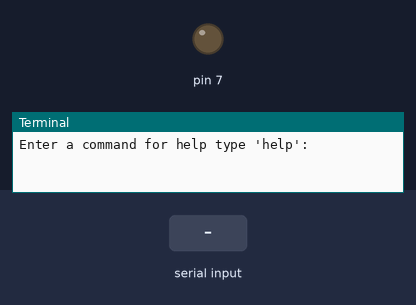
A program run on a simulated Raspberry Pi (header pin numbers). Shown: output pins drawn as LEDs (lit = HIGH), the last lines printed to the terminal. The test bench sets the inputs (shaded band).

Above: at 1.2 s.
1.3 s: "sos" typed at the terminal, then Enter
At 5.6 s:
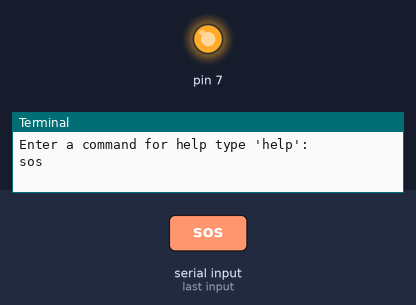
Timing chart, 0 to 10.3 s (numbered marks = the images above; inputs shaded):
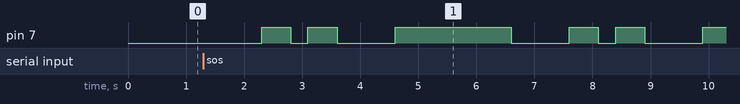

The program:

char.py
```python
import RPi.GPIO as GPIO
import time
import sys

GPIO.setmode(GPIO.BOARD)
GPIO.setup(7,GPIO.OUT)
while True:
	char = raw_input('Enter a command for help type \'help\': ')
	if char == 'sos':
		while True:
			GPIO.output(7,False)
			time.sleep(1)
			GPIO.output(7,True)
			time.sleep(0.5)
			GPIO.output(7,False)
			time.sleep(0.3)
			GPIO.output(7,True)
			time.sleep(0.5)
			GPIO.output(7,False)
			time.sleep(1)
			GPIO.output(7,True)
			time.sleep(2)
	if char == 'help':
		print('sos: morse sos code\nstop: turn off the lamp\nother: turn on the lamp')
	if char == 'stop':
		GPIO.output(7,True)
	else:
		GPIO.output(7,False)
```

Measured:
- after the input at 1.3 s, pin 7: LOW → HIGH after 1.0 s, → LOW 0.50 s later, → HIGH 0.30 s later, → LOW 0.50 s later, … (11 changes in this stretch)
